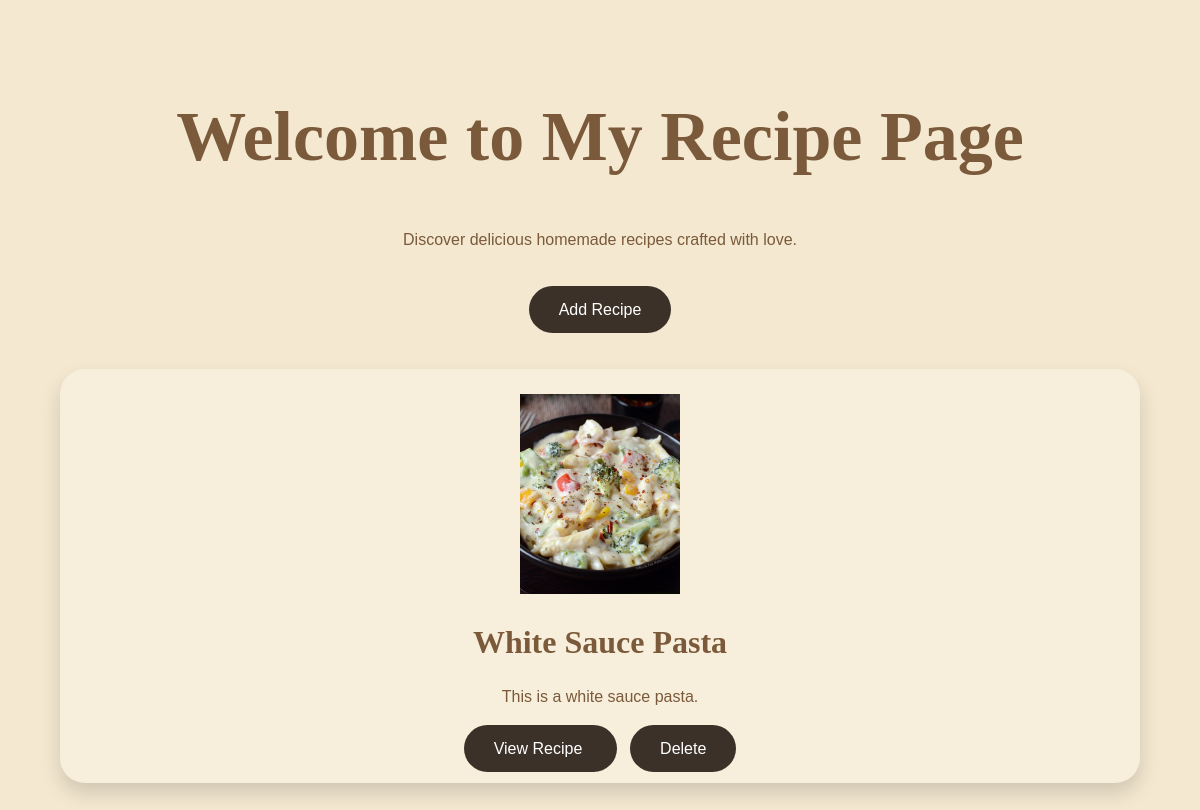
Before: /home (signed in) with the older database file.
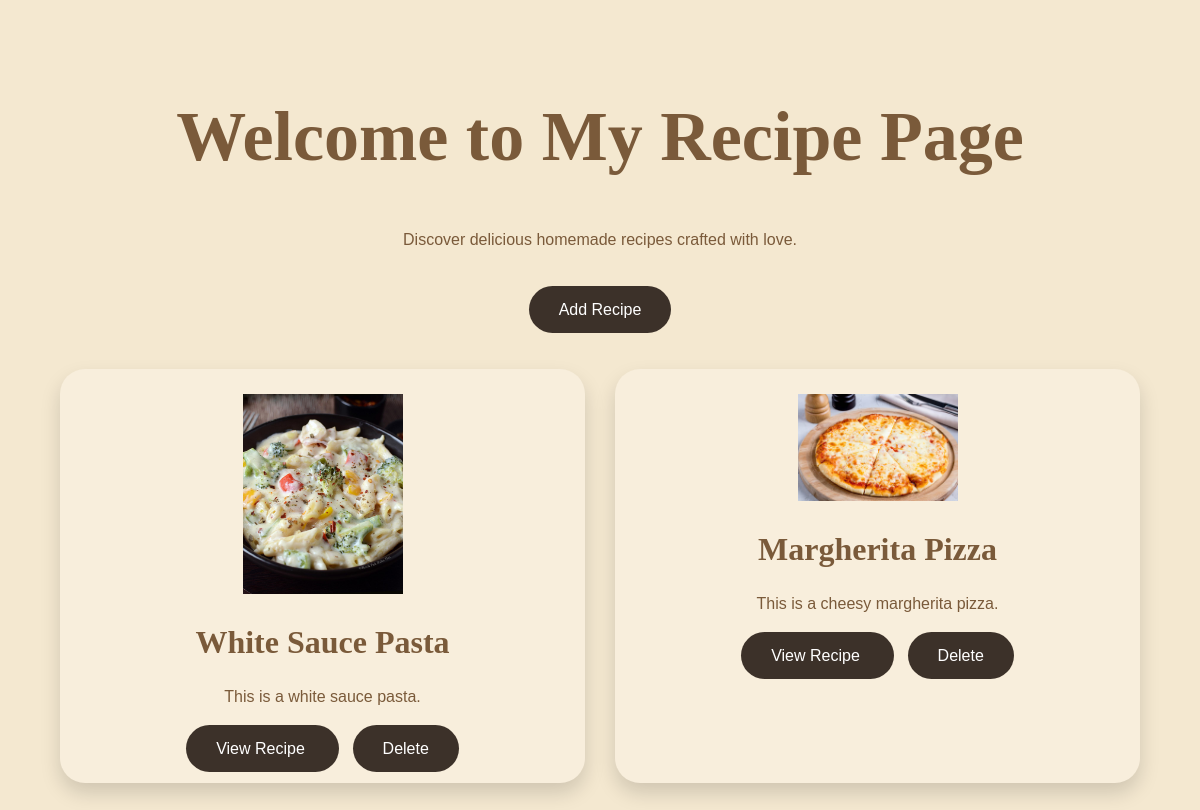
After: the same page with the newer database file.
### main.py (models this page shows)
class Base(DeclarativeBase):
    pass

class Recipe(Base):
    __tablename__ = "recipes"
    id: Mapped[int] = mapped_column(primary_key=True)
    title: Mapped[str] = mapped_column(String(50))
    description: Mapped[str] = mapped_column(String(200))
    ingredients: Mapped[str] = mapped_column(Text)
    instructions: Mapped[str] = mapped_column(Text)
    image_path: Mapped[str] = mapped_column(String(255))
    owner_id: Mapped[int] = mapped_column()

### main.py (the view)
@app.get("/home")
def home(
    request: Request,
    current_user: User = Depends(get_current_user),
    db: Session = Depends(get_db)
):
    if current_user is None:
        return RedirectResponse(
            url="/login",
            status_code=303
        )
    recipes = db.scalars(select(Recipe)).all()
    return templates.TemplateResponse(
        request=request,
        name="index.html",
        context={
            "recipes": recipes,
            "current_user": current_user
        }
    )

### templates/index.html (shortened to what this page needs)
<!DOCTYPE html>
<html>
<head>
</head>
<body>
<div class="hero">
<h1>
Welcome to My Recipe Page
</h1>
<br>
<p>
Discover delicious homemade recipes crafted with love.
</p>
<br><br>
<a class="btn"
href="/recipe/add">
Add Recipe
</a>
</div>
<div class="recipe-grid">
{% for recipe in recipes %}
<div class="card">
<img
src="/{{recipe.image_path}}"
width="220">
<h2>
{{recipe.title}}
</h2>
<p>
{{recipe.description}}
</p>
<br>
<a class="btn"
href="/recipe/{{recipe.id}}">
View Recipe
</a>
<a class="btn"
href="/recipe/delete/{{recipe.id}}"
onclick="return confirm('Delete this recipe?')">
Delete
</a>
</div>
{% endfor %}
</div>
<br><br>
<br><br>
</body>
</html>

### templates/index.html (style rules this page uses)
body { background:#F4E8D0; margin:0; font-family:sans-serif; color:#7A5A3A; }
h1,h2 { font-family:Georgia, serif; }
.hero { text-align:center; padding:50px; }
.hero h1 { font-size:70px; margin-bottom:20px; }
.btn { background:#3C3129; color:white; padding:15px 30px; text-decoration:none; border-radius:25px; }
.recipe-grid { width:90%; margin:auto; display:grid; grid-template-columns: repeat(auto-fit,minmax(250px,1fr)); gap:30px; }
.card { background:#F8EEDC; padding:25px; border-radius:25px; text-align:center; box-shadow:0 10px 20px rgba(0,0,0,.15); }
.card img { width:160px; }
.card h2 { font-size:32px; }

Changed rows visible on the page:
added Recipe: image_path (picture), title "Margherita Pizza", description "This is a cheesy margherita pizza."
